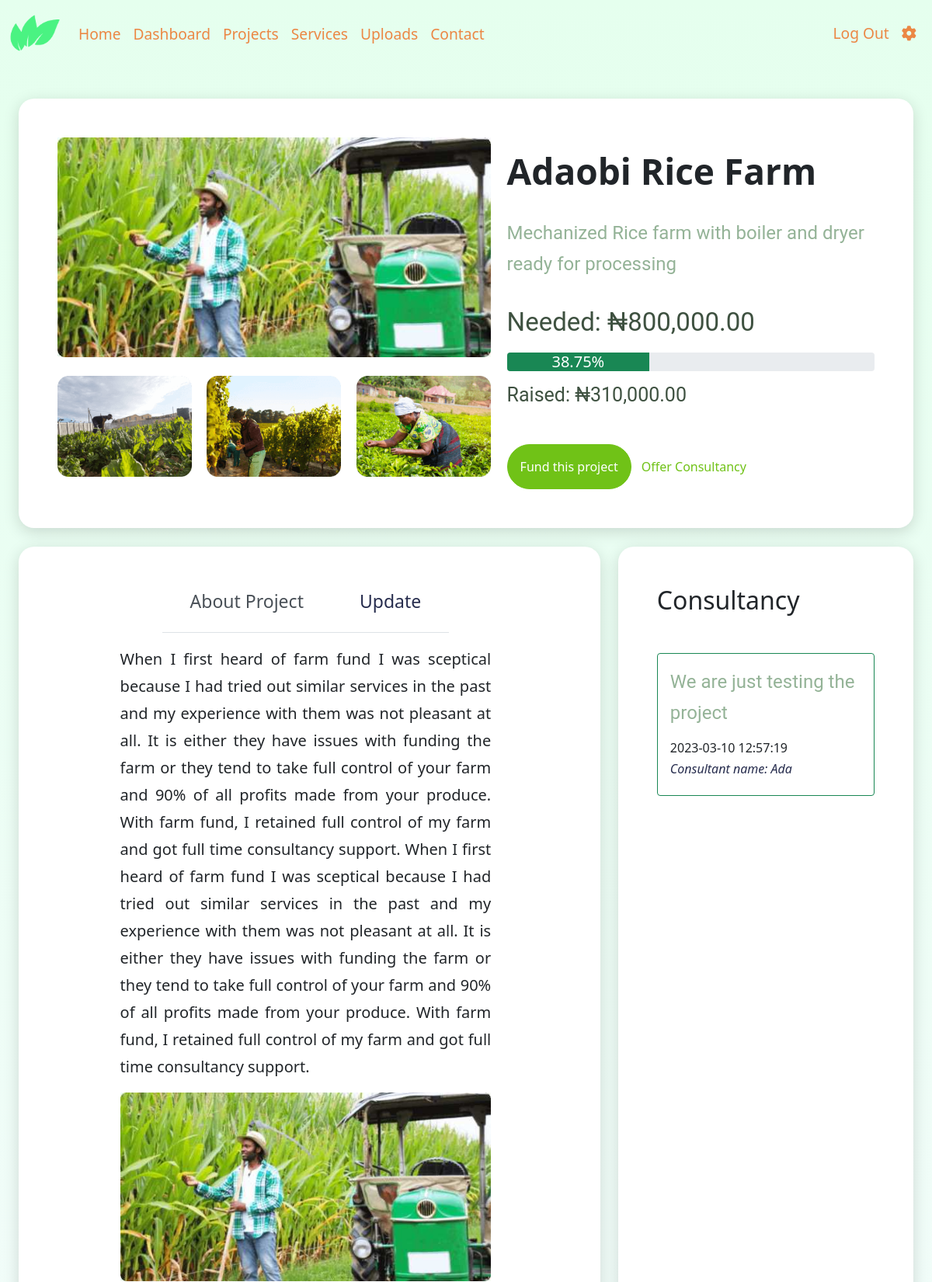
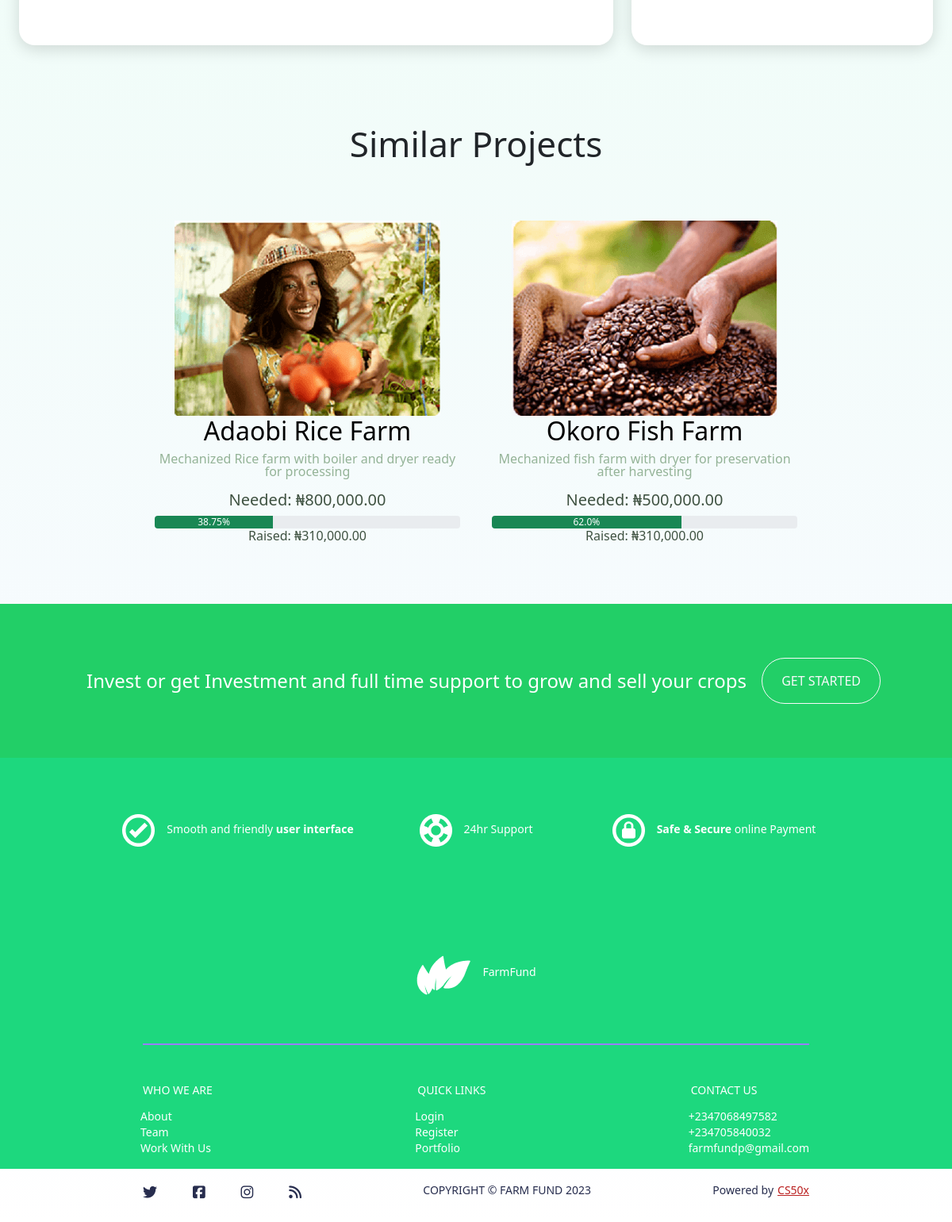
The page /farm/Adaobi Rice Farm (signed in) on the database its author committed (2 pictures, top to bottom).
### tables this page shows
CREATE TABLE 'farm' ('id' INTEGER PRIMARY KEY AUTOINCREMENT NOT NULL, 'user_id' INTEGER NOT NULL, 'farm_name' TEXT NOT NULL, 'image' BLOB NOT NULL, 'description' TEXT NOT NULL, 'needed' REAL NOT NULL, 'raised' REAL NOT NULL, 'cover_photo' BLOB, 'proj_description' TEXT, 'pix_1' BLOB, 'pix_2' BLOB, 'pix_3' BLOB, 'desc_img' BLOB, 'date'  DATETIME NOT NULL DEFAULT CURRENT_TIMESTAMP  , 'update' TEXT DEFAULT NULL);

CREATE TABLE 'transactions' ('id' INTEGER PRIMARY KEY AUTOINCREMENT NOT NULL, 'user_id' INTEGER NOT NULL, 'farm_name' TEXT NOT NULL, 'amount' REAL NOT NULL, 'deal' TEXT NOT NULL, 'date' DATETIME NOT NULL DEFAULT CURRENT_TIMESTAMP, 'consultancy' TEXT DEFAULT NULL);

CREATE TABLE 'users' (id INTEGER PRIMARY KEY AUTOINCREMENT NOT NULL, username TEXT NOT NULL, hash TEXT NOT NULL, email TEXT NOT NULL, 'track'  TEXT NOT NULL  );

### app.py (the view)
@app.route("/farm/<farm_name>", methods=["GET"])
@login_required
def farm_update(farm_name):
    farm = db.execute("SELECT * FROM farm WHERE farm_name=? GROUP BY farm_name ORDER BY date DESC", farm_name)
    consul = db.execute("SELECT consultancy, transactions.date, username FROM transactions JOIN farm ON farm.farm_name=transactions.farm_name JOIN users ON users.id=transactions.user_id WHERE transactions.farm_name=?", farm_name)
    session["update"] = farm[0]["update"]
    farms = db.execute("SELECT * FROM farm GROUP BY farm_name")
    return render_template("farm.html", consul=consul, farm=farm, farms=farms, NGN=NGN, farm_name=farm_name, update=update)

### templates/farm.html (shortened to what this page needs)
{% extends "layout.html" %}
{% block main %}
<section class="container-fluid">
    {% for farm in farm %}
    <div class="d-flex m-auto corners bg-white">
        <div style="width: 100%;" class="d-flex flex-row flotz justify-content-between">
            <div class="d-flex flex-column fota">
                <img class="fota-img" src="/static/assets/farms/{{ farm['cover_photo'] }}" alt="Profile">
                <div class="d-flex flex-row fotas mt-4">
                    <img class="me-auto" src="/static/assets/farms/{{ farm['pix_1'] }}" alt="Pix-1">
                    <img class="me-auto" src="/static/assets/farms/{{ farm['pix_2'] }}" alt="Pix-2">
                    <img src="/static/assets/farms/{{ farm['pix_3'] }}" alt="Pix-3">
                </div>
            </div>
            <div class="d-flex flex-column mt-3 labx">
                <h2 class="pb-4">{{ farm['farm_name'] }}</h2>
                <p class="pb-4">{{ farm['description'] }}</p>
                <h5 class="pb-3">Needed: {{ NGN(farm['needed']) }}</h5>
                <div class="progress" role="progressbar" aria-label="Success Example with label"
                    style="height: 24px; font-size: 20px" aria-valuenow="{{ farm.raised / farm.needed * 100 }}"
                    aria-valuemin="0" aria-valuemax="100">
                    <div class="progress-bar bg-success"
                        style="width: {{ farm.raised / farm.needed * 100 }}%; height: 24px">{{ farm.raised / farm.needed
                        * 100 }}%</div>
                </div>
                <h6 class="py-3">Raised: {{ NGN(farm.raised) }}</h6>
                <div class="d-flex flex-row mt-4 fuzz">
                    <a href="/fund" class="btn log-btn rounded-pill p-3" style="color: #fff">Fund this project</a><a href="/consult" class="btn py-3" style="color: #70c217">Offer Consultancy</a>
                </div>
            </div>
        </div>
    </div>
    <div class="container-fluid cofz">
        <div class="d-flex flex-row mt-4 justify-content-between coff">
            <div class="d-flex flex-column bg-white me-auto corners tol">
                <div class="navbar navbar-expand-lg lix">
                    <div class="container-fluid  d-flex flex-column">
                        <ul class="nav nav-tabs" id="myTab" role="tablist">
                            {% if session["update"] != None %}
                            <li class="nav-item" role="presentation">
                                <button onclick="openTab(event)" class="nav-link active" id="home-tab"
                                    data-bs-toggle="tab" data-bs-target="#home-tab-pane" type="button" role="tab"
                                    aria-controls="home-tab-pane" aria-selected="true">About Project</button>
                            </li>
                            <li class="nav-item" role="presentation">
                                <button onclick="openTab(event)" class="nav-link" id="profile-tab" data-bs-toggle="tab"
                                    data-bs-target="#profile-tab-pane" type="button" role="tab"
                                    aria-controls="profile-tab-pane" aria-selected="false">Update</button>
                            </li>
                            {% else %}
                            <li class="nav-item" role="presentation">
                                <button onclick="openTab(event)" class="nav-link active" id="home-tab"
                                    data-bs-toggle="tab" data-bs-target="#home-tab-pane" type="button" role="tab"
                                    aria-controls="home-tab-pane" aria-selected="true">About Project</button>
                            </li>
                            {% endif %}
                        </ul>
                        <div class="tab-content tol" id="myTabContent">
                            <div class="tab-pane fade show active" id="home-tab-pane" role="tabpanel"
                                aria-labelledby="home-tab" tabindex="0">
                                <p class="mt-3 proj-desc">{{ farm.proj_description }}</p>
                                <img style="width: 100%;" src="/static/assets/farms/{{ farm.desc_img }}"
                                    alt="Farm image">
                            </div>
                        </div>
                    </div>
                </div>
            </div>
            <div class="d-flex flex-column bg-white corners tol1">
                <div class="consulz d-flex flex-column">
                    <h2 class="mb-5">Consultancy</h2>
                    <div class="d-flex flex-column justify-content-between">
                            {% for item in consul %}
                                {% if item["consultancy"] != None %}
                                <div class="border border-success p-3 border-opacity-50 rounded">
                                    <p>{{ item["consultancy"] }}</p>
                                    <h6>{{ item["date"] }}</h6>
                                    <h6 style="color: #272D4E;"><em>Consultant name: {{ item["username"] }}</em></h6>
                                </div>
                                {% endif %}
                            {% endfor %}
                    </div>
                </div>
            </div>
        </div>
    </div>
    {% endfor %}
    <div class="container-fluid pt-5">
        <h2 class="head-text">Similar Projects</h2>
        <div class="d-flex flex-wrap justify-content-center">
            {% for item in farms %}
            <a href="{{ url_for('farm_update', farm_name=item['farm_name']) }}" class="farm-link">
                <div class="farm-group">
                    <div>
                        <img src="/static/assets/farms/{{ item['image'] }}" alt="{{ item['farmer'] }}" />
                    </div>
                    <div>
                        <h2>{{ item["farm_name"] }}</h2>
                        <p>{{ item["description"] }}</p>
                        <h5>Needed: {{ NGN(item["needed"]) }} </h5>
                        <div class="progress" role="progressbar" aria-label="Success Example with label"
                            aria-valuenow="{{ item['raised'] / item['needed'] * 100 }}" aria-valuemin="0"
                            aria-valuemax="100">
                            <div class="progress-bar bg-success"
                                style="width: {{ item['raised'] / item['needed'] * 100 }}%">{{
                                item['raised'] / item['needed'] * 100 }}%</div>
                        </div>
                        <h6>Raised: {{ NGN(item["raised"]) }}</h6>
                    </div>
                </div>
                {% endfor %}
            </a>
        </div>
    </div>
</section>
{% endblock %}

### templates/layout.html (shortened to what this page needs)
<!DOCTYPE html>
<html lang="en">
    <head>
        <link href="https://cdn.jsdelivr.net/npm/bootstrap@5.1.3/dist/css/bootstrap.min.css" rel="stylesheet">
        <link href="/static/styles.css" rel="stylesheet">
    </head>
    <body>
        <nav class="navbar navbar-expand-md sticky-top opacity-75">
            <div class="container-fluid">
                <a class="navbar-brand" href="/"><img src="/static/logo.svg" width="65px" height="53px" alt="Farmfund"></a>
                <div class="collapse navbar-collapse" id="navbar">
                    {% if session["user_id"] %}
                        <ul class="navbar-nav me-auto mt-2">
                            <li class="nav-item"><a class="nav-link" href="/">Home</a></li>
                            <li class="nav-item"><a class="nav-link" href="/dashboard">Dashboard</a></li>
                            <li class="nav-item"><a class="nav-link" href="/projects">Projects</a></li>
                            <li class="nav-item"><a class="nav-link" href="/services">Services</a></li>
                            <li class="nav-item">
                                {% if session["track"] == "Farmer" %}
                                <a class="nav-link" href="/uploads">Uploads</a>
                                {% elif session["track"] == "Investor" %}
                                <a class="nav-link" href="/fund">Fund</a>
                                {% elif session["track"] == "Consultant" %}
                                <a class="nav-link" href="/consult">Consult</a>
                                {% endif %}
                            </li>
                            <li class="nav-item"><a class="nav-link" href="/contact">Contact</a></li>
                        </ul>
                        <ul class="navbar-nav ms-auto mt-2">
                            <li class="nav-item"><a class="nav-link" href="/logout">Log Out</a></li>
                            <li class="nav-item"><a class="nav-link" href="/settings"><i class="fa-solid fa-gear"></i></a></li>
                        </ul>
                    {% else %}
                        <ul class="navbar-nav ms-auto mt-2">
                            <li class="nav-item"><a class="nav-link log-btn btn-k" href="/register">Register</a></li>
                            <li class="nav-item"><a class="nav-link" href="/login">Log In</a></li>
                        </ul>
                    {% endif %}
                </div>
            </div>
        </nav>
        <main class="container-fluid py-5 text-center">
            {% block main %}{% endblock %}
        </main>
        <footer class="d-flex flex-column small text-center text-muted">
            <div class="getx d-flex flex-row w-100 justify-content-between align-item-center">
                <p class="justify-content-center m-auto">Invest or get Investment and full time support to grow and sell your crops</p>
                <a href="/register" class="btn rounded-pill btn-outline-light px-4 colz py-3 my-5">GET STARTED</a>
            </div>
            <div class="get2 d-flex flex-column" style="background-color: #1dd87e">
                <div class="getz d-flex flex-row flex-wrap justify-content-center">
                    <a class="footer-smooth-acrotag" style="cursor: default;" href="#"><img src="/static/assets/smooth.png" alt="Smooth"><span>Smooth and friendly<strong> user interface</strong></span></a>
                    <a class="footer-support-acrotag" href="/support"><img src="/static/assets/24hr-support.png" alt="Support"><span>24hr Support</span></a>
                    <a class="footer-payment-acrotag" href="/fund"><img src="/static/assets/payment-gateway.png" alt="Payment"><span><strong>Safe & Secure</strong> online Payment</span></a>
                    <a class="footer-farmfund-acrotag" href="/"><img src="/static/assets/farmFund.png" alt="Farmfund" class="footer-farmfund-img"><span>FarmFund</span></a>
                </div>
                <div class="getxs d-flex flex-row"><hr class="line"></div>
                <div class="get22 d-flex flex-row justify-content-between">
                    <div class="get2x d-flex flex-column">
                        <p class="footx">WHO WE ARE</p>
                        <ul class="list list-flush">
                            <li class="list-item"><a href="/services">About</a></li>
                            <li class="list-item">Team</li>
                            <li class="list-item">Work With Us</li>
                        </ul>
                    </div>
                    <div class="get2x d-flex flex-column">
                        <p class="footx">QUICK LINKS</p>
                        <ul class="list list-flush">
                            <li class="list-item"><a href="/login">Login</a></li>
                            <li class="list-item"><a href="/register">Register</a></li>
                            <li class="list-item"><a href="/projects">Portfolio</a></li>
                        </ul>
                    </div>
                    <div class="get2x d-flex flex-column">
                        <p class="footx">CONTACT US</p>
                        <ul class="list list-flush">
                            <li class="list-item"><a href="tel:+2347068497582">+2347068497582</a></li>
                            <li class="list-item"><a href="tel:+234705840032">+234705840032</a></li>
                            <li class="list-item"><a href="mailto:farmfundp@gmail.com">farmfundp@gmail.com</a></li>
                        </ul>
                    </div>
                </div>
            </div>
            <div class="footed d-flex flex-row justify-content-between">
                <div class="social d-flex flex-row justify-content-between">
                    <a href="https://www.twitter.com"><i class="fa fa-twitter" aria-hidden="true"></i></a>
                    <a href="https://www.facebook.com"><i class="fa fa-facebook-square" aria-hidden="true"></i></a>
                    <a href="https://www.instagram.com/"><i class="fa fa-instagram" aria-hidden="true"></i></a>
                    <a href="https://rss.com/"><i class="fa fa-rss" aria-hidden="true"></i></a>
                </div>
                <div class="right d-flex flex-row"><p>COPYRIGHT &copy; FARM FUND <script>document.write(new Date().getFullYear())</script></p></div>
                <div class="d-flex power">Powered by<a class="cs50" href="https://cs50.harvard.edu/x/2023/">CS50x</a></div>
            </div>
        </footer>
    </body>
</html>

### rows shown on the page
farm: cover_photo (picture), pix_1 (picture), pix_2 (picture), pix_3 (picture), farm_name "Adaobi Rice Farm", description "Mechanized Rice farm with boiler and dryer ready for processing", needed "₦800,000.00", farm.raised/farm.needed*100 "38.75", raised "₦310,000.00", shows "About Project", proj_description "When I first heard of farm fund I was sceptical because I had tried out similar services in the past and my experience with them was not pleasant at all. It is either they have issues with funding the farm or they tend to take full control of your farm and 90% of all profits made from your produce. With farm fund, I retained full control of my farm and got full time consultancy support. When I first heard of farm fund I was sceptical because I had tried out similar services in the past and my experience with them was not pleasant at all. It is either they have issues with funding the farm or they tend to take full control of your farm and 90% of all profits made from your produce. With farm…", desc_img (picture), image (picture), item['raised']/item['needed']*100 "38.75"
transactions: consultancy "We are just testing the project", date "2023-03-10 12:57:19", username "Ada"
farm: image (picture), farm_name "Okoro Fish Farm", description "Mechanized fish farm with dryer for preservation after harvesting", needed "₦500,000.00", item['raised']/item['needed']*100 "62.0", raised "₦310,000.00"
